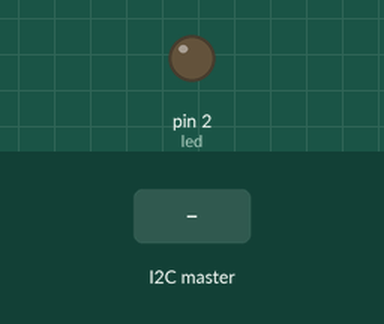
Simulated run of this sketch. Board: Arduino Uno, built with avr-gcc and run on an emulated ATmega328P. Shown: output pins drawn as LEDs (lit = HIGH). The test bench sets the inputs (shaded band).

Above: at 1.2 s.
1.3 s: the I2C master sends the byte 1
At 2.5 s:
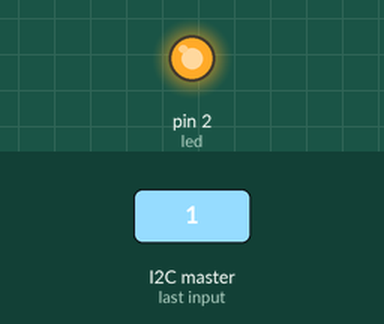
2.8 s: the I2C master sends the byte 0
At 3.9 s:
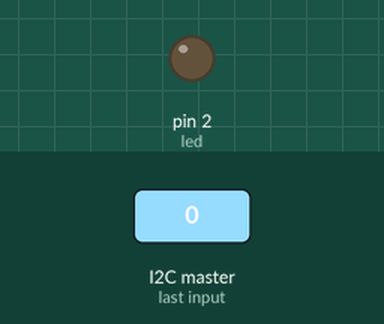
4.3 s: the I2C master sends the byte 2
At 5.0 s:
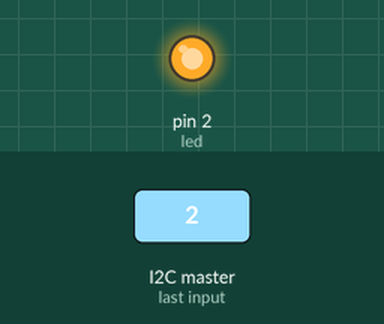
Timing chart, 0 to 7.3 s (numbered marks = the images above; inputs shaded):
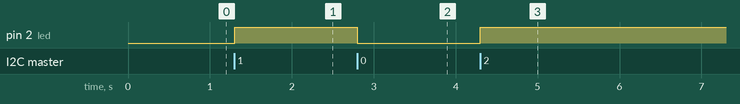

Measured:
- after the input at 1.3 s, pin 2 (led): LOW → HIGH at once
- after the input at 2.8 s, pin 2 (led): HIGH → LOW at once
- after the input at 4.3 s, pin 2 (led): LOW → HIGH at once

The sketch:

cod_I2C_PET.ino
```cpp
// Servo's code - I2C Communication

#include <Wire.h>


#define led 2
#define address_i2c 10


bool data = false; // Global variable - We can use this variable in receive and in loop


void setup()
{
  pinMode(led, OUTPUT);
  Wire.begin(address_i2c);
  Wire.onReceive(i2c_communication_receiver);
}

void loop()
{
  if (data) {digitalWrite(led, HIGH);}
  else {digitalWrite(led, LOW);}
  delay(100); // Wait for 100 millisecond(s)
}

void i2c_communication_receiver(int num_bytes)
{
  if (Wire.available())
  {
    data = Wire.read();
  }
}
```
